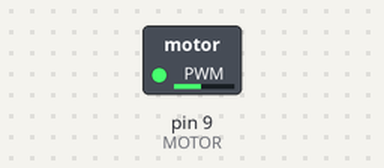
This sketch was run on a simulated Arduino Uno, built with avr-gcc and run on an emulated ATmega328P. Shown: switched loads named in the sketch (green lamp = pin HIGH).

Above: at 0.1 s.
Timing chart, 0 to 1.6 s (numbered marks = the images above):
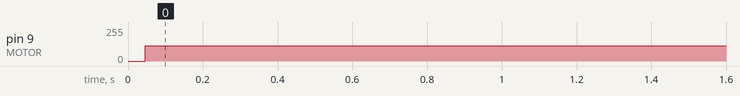

The sketch:

motor_sistematico.ino
```cpp
// My world program  (make this more specific)

// =================
// Constants:
const int MOTOR = 9;

int r = 0;
int SPEED = 1;

void setup()
{
	pinMode(MOTOR, OUTPUT);
}
// =================
// Data definitions:

// Rotacion es integer[0, 255]
// interp. giro del motor
int r1 = 0;    // inicio
int r2 = 127;  // medio
int r3 = 255;  // final

void fn_for_rotacion(int r){
	if(0 <= r && r <= 255){
	    // r
	} else {
	    // r
	}
}

// Template Rules used:
// - atomico no-distinto: integer[0, 255]

// =================
// Functions:

// Rotacion -> Rotacion
// start the world with ...

void loop()
{
	r = sigRotacion(r);     // Rotacion -> Rotacion
    render(r);   // Rotacion -> Image
}

// Rotacion -> Rotacion
// produce the next Rotacion en el sentido de giro correcto.
// sigRotacion(-1) // r = 0;
int sigRotacion(int r){
	if(0 > r){
	    SPEED = -1 * SPEED;
	} else if (r > 255){
	    SPEED = -1 * SPEED;
	}
	return r + SPEED;
}

// Rotacion -> Image
// render el giro del motor.
// !!!

void render(int r){
	if(0 <= r && r <= 255){
	    analogWrite(MOTOR, r);
	}
}
```

Measured:
- by itself, pin 9 (MOTOR): 0/255 → 114/255 at 0.05 s
